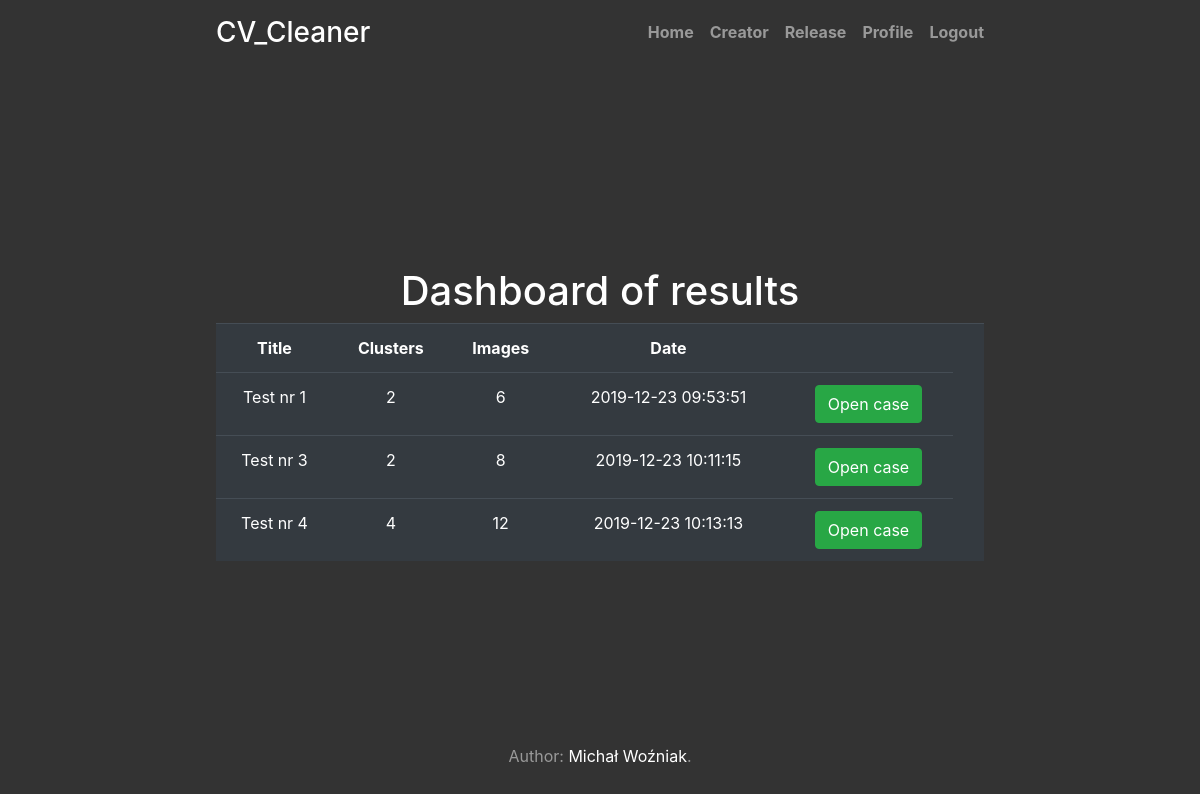
/release (signed in), run on an earlier commit of the app's database.
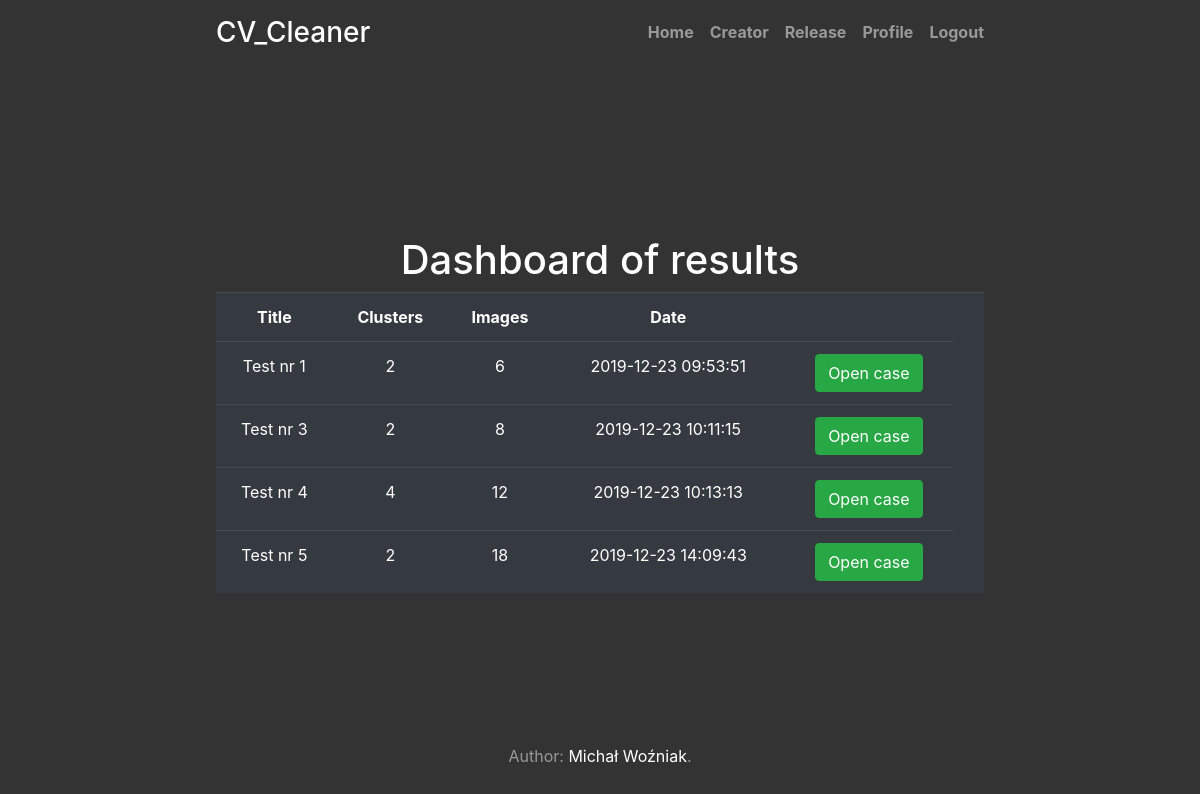
And on a later commit of the database.
### tables this page shows
CREATE TABLE projects_settings(
   ID INTEGER PRIMARY KEY,
   title VARCHAR(200),
   number_of_clusters VARCHAR(200),
   comments TEXT,
   create_date TIMESTAMP DEFAULT CURRENT_TIMESTAMP
);

### application.py (the view)
@app.route("/release")
@logged_in_checker
def release():
    c = sqlite3.connect('databases/coreApp.db')
    conn = c.cursor()
    command = f"CREATE VIEW dashboard as SELECT title, number_of_clusters, create_date, COUNT(c.ID) as number_of_images, hash FROM projects_settings AS a LEFT JOIN projects as b ON a.ID = b.ID LEFT JOIN images as c ON a.ID = c.project_id LEFT JOIN extra_plots as d ON a.ID = d.project_ID WHERE user_id = {session.get('ID')} AND d.project_ID IS NOT NULL GROUP BY c.project_id ORDER BY create_date"
    conn.execute("DROP VIEW IF EXISTS dashboard")
    conn.execute(command)
    conn.execute("SELECT * from dashboard")
    conn.row_factory = sqlite3.Row
    rows = conn.fetchall()
    data = [dict(i) for i in rows]
    if len(data) > 0:
        return render_template('release.html', data=data)
    else:
        msg = 'Empty! Create some projects!'
        return render_template('release.html', msg=msg)
    conn.close()

### application.py (called while the page is built)
def logged_in_checker(f):
    @wraps(f)
    def wrap(*args, **kwargs):
        if 'logged_in' in session:
            return f(*args, **kwargs)
        else:
            flash('Unauthorized!, Please login now!', 'danger')
            return redirect(url_for('signin'))
    return wrap

### templates/release.html
{% extends 'layout.html' %}
{% block body %}<br></br>
  <h1>Dashboard of results</small></h1>
  <table class="table table-dark">
    <tr>
      <th>Title</th>
      <th>Clusters</th>
      <th>Images</th>
      <th>Date</th>
      <th></th>
      <th></th>
    </tr>
    {% for project in data %}
      <tr>
        <td>{{project.title}}</td>
        <td>{{project.number_of_clusters}}</td>
        <td>{{project.number_of_images}}</td>
        <td>{{project.create_date}}</td>
        <td><a href="case/{{project.hash}}" class="btn btn-success pull-right">Open case</a></td>
      </tr>
    {% endfor %}
  </table>
{% endblock %}

What changed in the data, as far as the page shows it:
added projects_settings: title "Test nr 5", number_of_clusters "2", number_of_images "18", create_date "2019-12-23 14:09:43"
